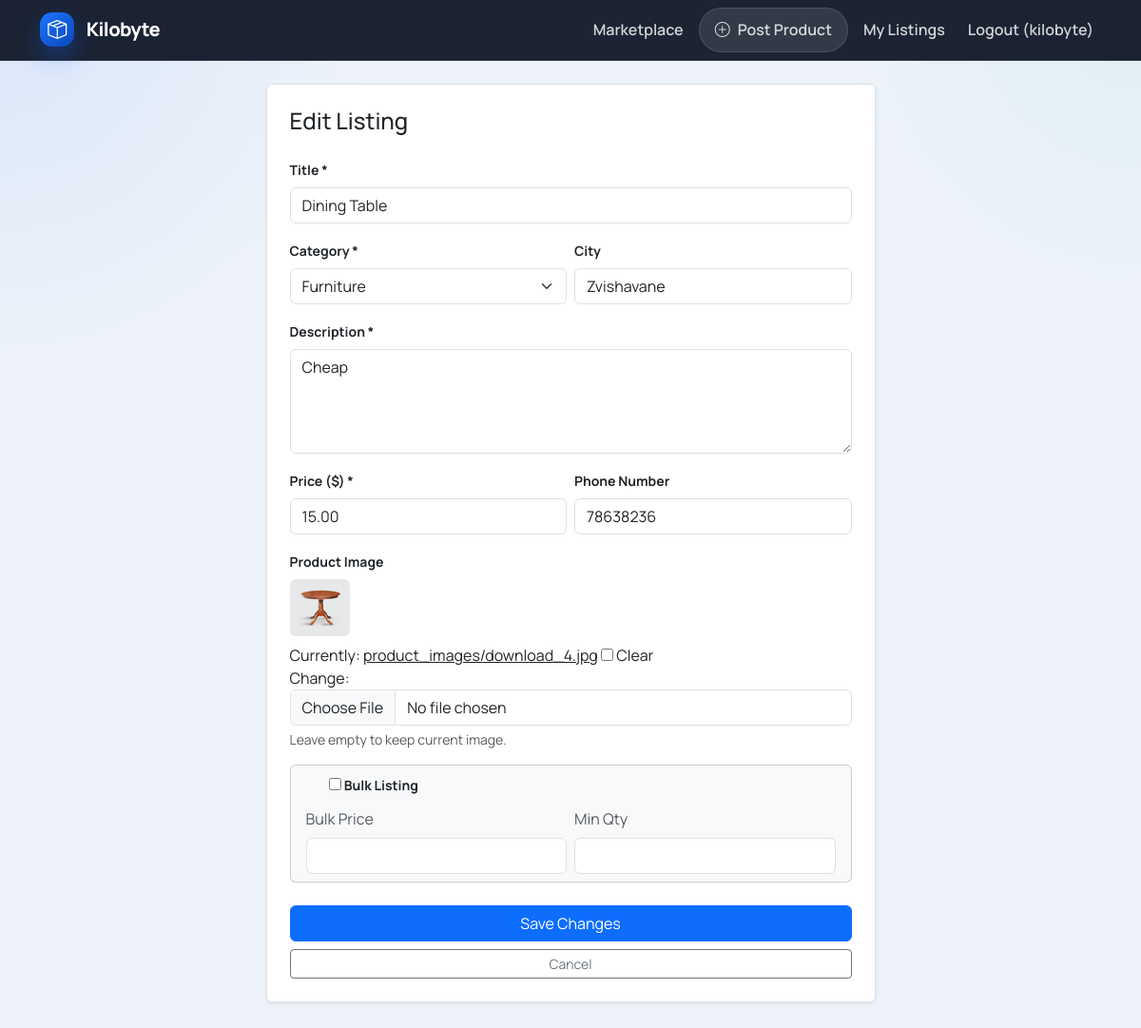
The page /products/8/edit/ (signed in) on the database its author committed.
### products/models.py (models this page shows, shortened)
class Product(models.Model):
    STATUS_CHOICES = [
        ('active', 'Active'),
        ('sold', 'Sold'),
        ('inactive', 'Inactive'),
    ]
    owner = models.ForeignKey(User, on_delete=models.CASCADE, related_name='products')
    category = models.ForeignKey(Category, on_delete=models.CASCADE)
    name = models.CharField(max_length=200)
    phone = models.CharField(max_length=15, null=True, blank=True)
    description = models.TextField()
    price = models.DecimalField(max_digits=10, decimal_places=2)
    image = models.ImageField(upload_to='product_images/', null=True, blank=True)
    created_at = models.DateTimeField(auto_now_add=True)
    city = models.CharField(max_length=100, null=True, blank=True)
    is_wholesale = models.BooleanField(default=False)
    bulk_price = models.DecimalField(max_digits=10, decimal_places=2, null=True, blank=True)
    minimum_quantity = models.IntegerField(null=True, blank=True)
    is_featured = models.BooleanField(default=False)
    status = models.CharField(max_length=10, choices=STATUS_CHOICES, default='active')
    views_count = models.PositiveIntegerField(default=0)
    class Meta:
        ordering = ['-created_at']

### products/views.py (the view)
# urls.py: path('<int:id>/edit/', views.edit_product, name='edit_product'),
@login_required
def edit_product(request, id):
    product = get_object_or_404(Product, id=id, owner=request.user)
    if request.method == 'POST':
        form = ProductForm(request.POST, request.FILES, instance=product)
        if form.is_valid():
            saved = form.save(commit=False)
            if not request.FILES.get('image'):
                saved.image = product.image
            saved.save()
            messages.success(request, 'Product updated successfully!')
            return redirect('product_detail', id=product.id)
    else:
        form = ProductForm(instance=product)
    return render(request, 'products/edit_product.html', {'form': form, 'product': product})

### products/forms.py (shortened to what this page needs)
class ProductForm(forms.ModelForm):
    class Meta:
        model = Product
        fields = [
            'name',
            'description',
            'price',
            'category',
            'phone',
            'city',
            'image',
            'is_wholesale',
            'bulk_price',
            'minimum_quantity',
        ]
        widgets = {
            'description': forms.Textarea(attrs={'rows': 4}),
        }

### products/models.py (called while the page is built)
    def __str__(self):
        return self.name

### products/templates/products/edit_product.html (shortened to what this page needs)
{% extends 'base.html' %}
{% block content %}
<div class="row justify-content-center">
    <div class="col-md-7">
        <div class="card border shadow-sm">
            <div class="card-body p-4">
                <h2 class="h4 mb-4">Edit Listing</h2>
                <form method="post" enctype="multipart/form-data">
                    <div class="mb-3">
                        <label class="form-label small fw-bold">Title *</label>
                        {{ form.name }}
                    </div>
                    <div class="row g-2 mb-3">
                        <div class="col-md-6">
                            <label class="form-label small fw-bold">Category *</label>
                            {{ form.category }}
                        </div>
                        <div class="col-md-6">
                            <label class="form-label small fw-bold">City</label>
                            {{ form.city }}
                        </div>
                    </div>
                    <div class="mb-3">
                        <label class="form-label small fw-bold">Description *</label>
                        {{ form.description }}
                    </div>
                    <div class="row g-2 mb-3">
                        <div class="col-md-6">
                            <label class="form-label small fw-bold">Price ($) *</label>
                            {{ form.price }}
                        </div>
                        <div class="col-md-6">
                            <label class="form-label small fw-bold">Phone Number</label>
                            {{ form.phone }}
                        </div>
                    </div>
                    <div class="mb-3">
                        <label class="form-label small fw-bold">Product Image</label>
                        {% if product.image %}
                        <div class="mb-2"><img src="{{ product.image.url }}" class="rounded" style="height: 60px;">
                        </div>
                        {% endif %}
                        {{ form.image }}
                        <div class="form-text small">Leave empty to keep current image.</div>
                    </div>
                    <div class="card bg-light mb-4">
                        <div class="card-body py-2">
                            <div class="form-check">
                                {{ form.is_wholesale }}
                                <label class="form-check-label small fw-bold"
                                    for="{{ form.is_wholesale.id_for_label }}">Bulk Listing</label>
                            </div>
                            <div class="row g-2 mt-1">
                                <div class="col-md-6">
                                    <label class="form-label x-small text-muted">Bulk Price</label>
                                    {{ form.bulk_price }}
                                </div>
                                <div class="col-md-6">
                                    <label class="form-label x-small text-muted">Min Qty</label>
                                    {{ form.minimum_quantity }}
                                </div>
                            </div>
                        </div>
                    </div>
                    <div class="d-grid gap-2">
                        <button type="submit" class="btn btn-primary">Save Changes</button>
                        <a href="{% url 'product_detail' product.id %}"
                            class="btn btn-outline-secondary btn-sm">Cancel</a>
                    </div>
                </form>
            </div>
        </div>
    </div>
</div>
{% endblock %}

### products/templates/base.html (shortened to what this page needs)
<!DOCTYPE html>
<html lang="en" data-theme="Light">
<head>
    <link href="https://cdn.jsdelivr.net/npm/bootstrap@5.3.2/dist/css/bootstrap.min.css" rel="stylesheet">
    <link href="https://cdn.jsdelivr.net/npm/bootstrap-icons@1.11.3/font/bootstrap-icons.min.css" rel="stylesheet">
</head>
<body>
    <nav class="navbar navbar-expand-lg navbar-dark {% block nav_margin %}mb-4{% endblock %}">
        <div class="container">
            <a class="navbar-brand" href="{% url 'product_list' %}">
                <span class="brand-mark"><i class="bi bi-box-seam"></i></span>
                <span>Kilobyte</span>
            </a>
            <div class="collapse navbar-collapse" id="navbarMain">
                <ul class="navbar-nav ms-auto align-items-lg-center gap-lg-2">
                    <li class="nav-item"><a class="nav-link" href="{% url 'product_list' %}">Marketplace</a></li>
                    {% if user.is_authenticated %}
                    <li class="nav-item"><a class="nav-link nav-cta" href="{% url 'create_product' %}"><i class="bi bi-plus-circle"></i> Post Product</a></li>
                    <li class="nav-item"><a class="nav-link" href="{% url 'my_listings' %}">My Listings</a></li>
                    <li class="nav-item">
                        <form action="{% url 'logout' %}" method="post" class="d-inline">
                            <button type="submit" class="btn btn-link nav-link text-decoration-none">Logout ({{ user.username }})</button>
                        </form>
                    </li>
                    {% else %}
                    <li class="nav-item"><a class="nav-link" href="{% url 'login' %}">Login</a></li>
                    <li class="nav-item"><a class="nav-link nav-cta" href="{% url 'signup' %}"><i class="bi bi-person-plus"></i> Sign Up</a></li>
                    {% endif %}
                </ul>
            </div>
        </div>
    </nav>
    <div class="container page-shell">
        {% block content %}{% endblock %}
    </div>
</body>
</html>

### products/templates/base.html (style rules this page uses)
:root { --kb-ink: #162033; --kb-copy: #5b687d; --kb-copy-soft: #7f8aa0; --kb-bg: #eef3f9; --kb-panel: rgba(255, 255, 255, 0.86); --kb-panel-solid: #ffffff; --kb-line: rgba(22, 32, 51, 0.10); --kb-brand: #0f62fe; --kb-brand-deep: #0a47b8; --kb-shadow: 0 18px 50px rgba(15, 37, 74, 0.10); --kb-navbar-bg: rgba(10, 18, 34, 0.92); --kb-navbar-border: rgba(255, 255, 255, 0.08); --kb-nav-text: rgba(255, 255, 255, 0.80); --kb-nav-cta-bg: rgba(255, 255, 255, 0.10); --kb-nav-cta-border: rgba(255, 255, 255, 0.12); --kb-nav-cta-hover: rgba(255, 255, 255, 0.18); --kb-alert-close-filter: none; }
body { min-height: 100vh; background: radial-gradient(circle at top left, rgba(15, 98, 254, 0.09), transparent 24%), radial-gradient(circle at top right, rgba(21, 183, 158, 0.07), transparent 20%), var(--kb-bg); color: var(--kb-ink); font-family: "Manrope", "Segoe UI", sans-serif; }
a { color: inherit; }
.navbar { background: var(--kb-navbar-bg) !important; backdrop-filter: blur(16px); border-bottom: 1px solid var(--kb-navbar-border); }
.navbar-brand { display: inline-flex; align-items: center; gap: 0.8rem; font-weight: 800; letter-spacing: -0.03em; }
.brand-mark { width: 2.25rem; height: 2.25rem; border-radius: 0.8rem; display: inline-flex; align-items: center; justify-content: center; background: linear-gradient(135deg, #1d75ff, #0a47b8); color: #fff; box-shadow: 0 12px 24px rgba(15, 98, 254, 0.30); }
.navbar .nav-link, .navbar .btn-link.nav-link { color: var(--kb-nav-text); font-weight: 600; }
.nav-cta { display: inline-flex; align-items: center; gap: 0.5rem; padding: 0.65rem 1rem !important; border-radius: 999px; background: var(--kb-nav-cta-bg); border: 1px solid var(--kb-nav-cta-border); }
.page-shell { padding-bottom: 4rem; }

### rows shown on the page
Product: name "Dining Table", category "Furniture", city "Zvishavane", description "Cheap", price "15.00", phone "78638236", image (picture)

### other values the page prints
{{ user.username }} "kilobyte"
